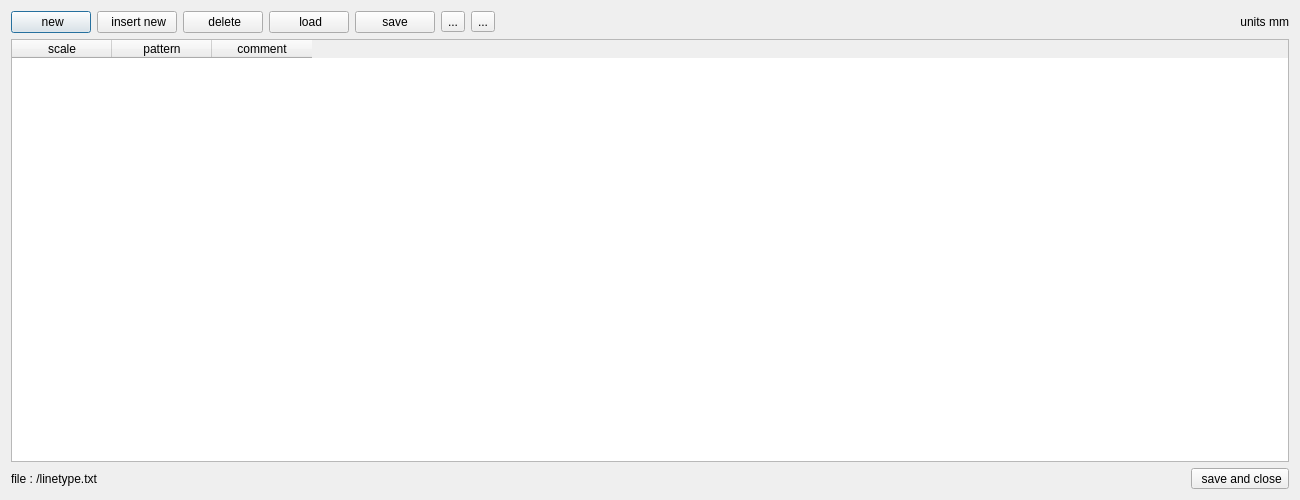
<?xml version="1.0" encoding="UTF-8"?>
<ui version="4.0">
 <class>Dialog_linetype</class>
 <widget class="QDialog" name="Dialog_linetype">
  <property name="geometry">
   <rect>
    <x>0</x>
    <y>0</y>
    <width>1300</width>
    <height>500</height>
   </rect>
  </property>
  <property name="windowTitle">
   <string>Linetype</string>
  </property>
  <layout class="QGridLayout" name="gridLayout">
   <item row="2" column="0" colspan="2">
    <layout class="QHBoxLayout" name="horizontalLayout_2">
     <item>
      <widget class="QLabel" name="label">
       <property name="text">
        <string>file : /linetype.txt   </string>
       </property>
      </widget>
     </item>
     <item>
      <spacer name="horizontalSpacer_2">
       <property name="orientation">
        <enum>Qt::Horizontal</enum>
       </property>
       <property name="sizeHint" stdset="0">
        <size>
         <width>968</width>
         <height>20</height>
        </size>
       </property>
      </spacer>
     </item>
     <item>
      <widget class="QToolButton" name="toolButton_save_and_close">
       <property name="minimumSize">
        <size>
         <width>80</width>
         <height>0</height>
        </size>
       </property>
       <property name="maximumSize">
        <size>
         <width>150</width>
         <height>16777215</height>
        </size>
       </property>
       <property name="text">
        <string> save and close</string>
       </property>
       <property name="icon">
        <iconset resource="../icons.qrc">
         <normaloff>:/icons/document-save.svg</normaloff>:/icons/document-save.svg</iconset>
       </property>
       <property name="toolButtonStyle">
        <enum>Qt::ToolButtonTextBesideIcon</enum>
       </property>
      </widget>
     </item>
    </layout>
   </item>
   <item row="1" column="0" colspan="2">
    <widget class="QTableWidget" name="tableWidget">
     <property name="focusPolicy">
      <enum>Qt::ClickFocus</enum>
     </property>
     <property name="editTriggers">
      <set>QAbstractItemView::DoubleClicked</set>
     </property>
     <column>
      <property name="text">
       <string>scale</string>
      </property>
     </column>
     <column>
      <property name="text">
       <string>pattern</string>
      </property>
     </column>
     <column>
      <property name="text">
       <string>comment</string>
      </property>
     </column>
    </widget>
   </item>
   <item row="0" column="0" colspan="2">
    <layout class="QHBoxLayout" name="horizontalLayout">
     <item>
      <widget class="QPushButton" name="pushButton_new">
       <property name="text">
        <string> new</string>
       </property>
       <property name="icon">
        <iconset resource="../icons.qrc">
         <normaloff>:/icons/document-new.svg</normaloff>:/icons/document-new.svg</iconset>
       </property>
      </widget>
     </item>
     <item>
      <widget class="QPushButton" name="pushButton_insert_new">
       <property name="text">
        <string> insert new</string>
       </property>
       <property name="icon">
        <iconset resource="../icons.qrc">
         <normaloff>:/icons/document-new.svg</normaloff>:/icons/document-new.svg</iconset>
       </property>
      </widget>
     </item>
     <item>
      <widget class="QPushButton" name="pushButton_delete">
       <property name="text">
        <string> delete</string>
       </property>
       <property name="icon">
        <iconset resource="../icons.qrc">
         <normaloff>:/icons/delete.svg</normaloff>:/icons/delete.svg</iconset>
       </property>
      </widget>
     </item>
     <item>
      <widget class="QPushButton" name="pushButton_load">
       <property name="text">
        <string> load</string>
       </property>
       <property name="icon">
        <iconset resource="../icons.qrc">
         <normaloff>:/icons/document-open.svg</normaloff>:/icons/document-open.svg</iconset>
       </property>
      </widget>
     </item>
     <item>
      <widget class="QPushButton" name="pushButton_save">
       <property name="text">
        <string> save </string>
       </property>
       <property name="icon">
        <iconset resource="../icons.qrc">
         <normaloff>:/icons/document-save.svg</normaloff>:/icons/document-save.svg</iconset>
       </property>
      </widget>
     </item>
     <item>
      <widget class="QToolButton" name="toolButton_move_up">
       <property name="text">
        <string>...</string>
       </property>
       <property name="icon">
        <iconset resource="../icons.qrc">
         <normaloff>:/icons/button_up.svg</normaloff>:/icons/button_up.svg</iconset>
       </property>
      </widget>
     </item>
     <item>
      <widget class="QToolButton" name="toolButton_move_down">
       <property name="text">
        <string>...</string>
       </property>
       <property name="icon">
        <iconset resource="../icons.qrc">
         <normaloff>:/icons/button_down.svg</normaloff>:/icons/button_down.svg</iconset>
       </property>
      </widget>
     </item>
     <item>
      <spacer name="horizontalSpacer">
       <property name="orientation">
        <enum>Qt::Horizontal</enum>
       </property>
       <property name="sizeHint" stdset="0">
        <size>
         <width>695</width>
         <height>20</height>
        </size>
       </property>
      </spacer>
     </item>
     <item>
      <widget class="QLabel" name="label_8">
       <property name="text">
        <string>units mm</string>
       </property>
       <property name="alignment">
        <set>Qt::AlignRight|Qt::AlignTrailing|Qt::AlignVCenter</set>
       </property>
      </widget>
     </item>
    </layout>
   </item>
  </layout>
 </widget>
 <resources>
  <include location="../icons.qrc"/>
 </resources>
 <connections/>
</ui>
